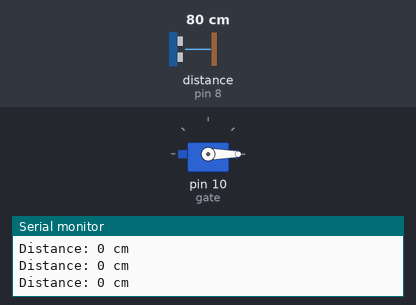
A sketch run on a simulated Arduino Uno, built with avr-gcc and run on an emulated ATmega328P. Parts: servo, the last lines printed to the serial monitor. Inputs (shaded band) come from the test bench; at power-on: distance to the obstacle (sensor on pin 8) 80 cm. The echo pulse lasts 58.3 µs per cm.

Above: at 1.2 s.
1.3 s: distance to the obstacle (sensor on pin 8) set to 11 cm
2.8 s: distance to the obstacle (sensor on pin 8) set to 8 cm
At 3.7 s:
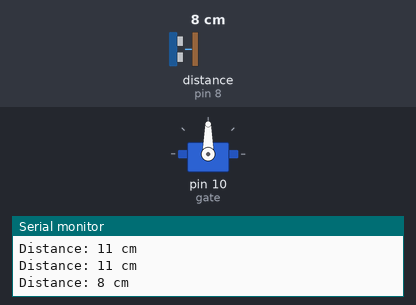
Timing chart, 0 to 5.8 s (numbered marks = the images above; inputs shaded):
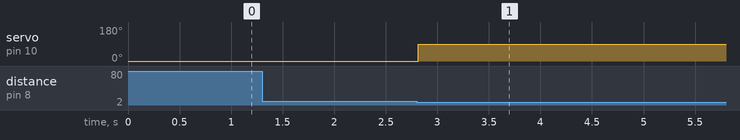

The sketch:

Axiom_Project.ino
```cpp
#include <Servo.h>
#include <NewPing.h>

Servo gate;

int Distance;
#define trig_pin 9
#define echo_pin 8
#define max_dist 15
NewPing ultrasonic_sensor(trig_pin,echo_pin,max_dist);


void setup() {
Serial.begin(9600);

gate.attach(10);
gate.write(0);


}

void loop() {
  Distance = ultrasonic_sensor.ping_cm();
  Serial.print("Distance: ");
  Serial.print(Distance);
  Serial.println(" cm");

  if (Distance < 10 && Distance > 5){
    gate.write(90);
    delay(2500);
  } else{
    gate.write(0);
  }
}
```

Measured:
- the behaviour switches between 10 and 9 cm on distance to the obstacle (sensor on pin 8) (found by bisection; images 0 and 1)
- after the input at 2.8 s, servo on pin 10 (gate): 0° → 90° at once
